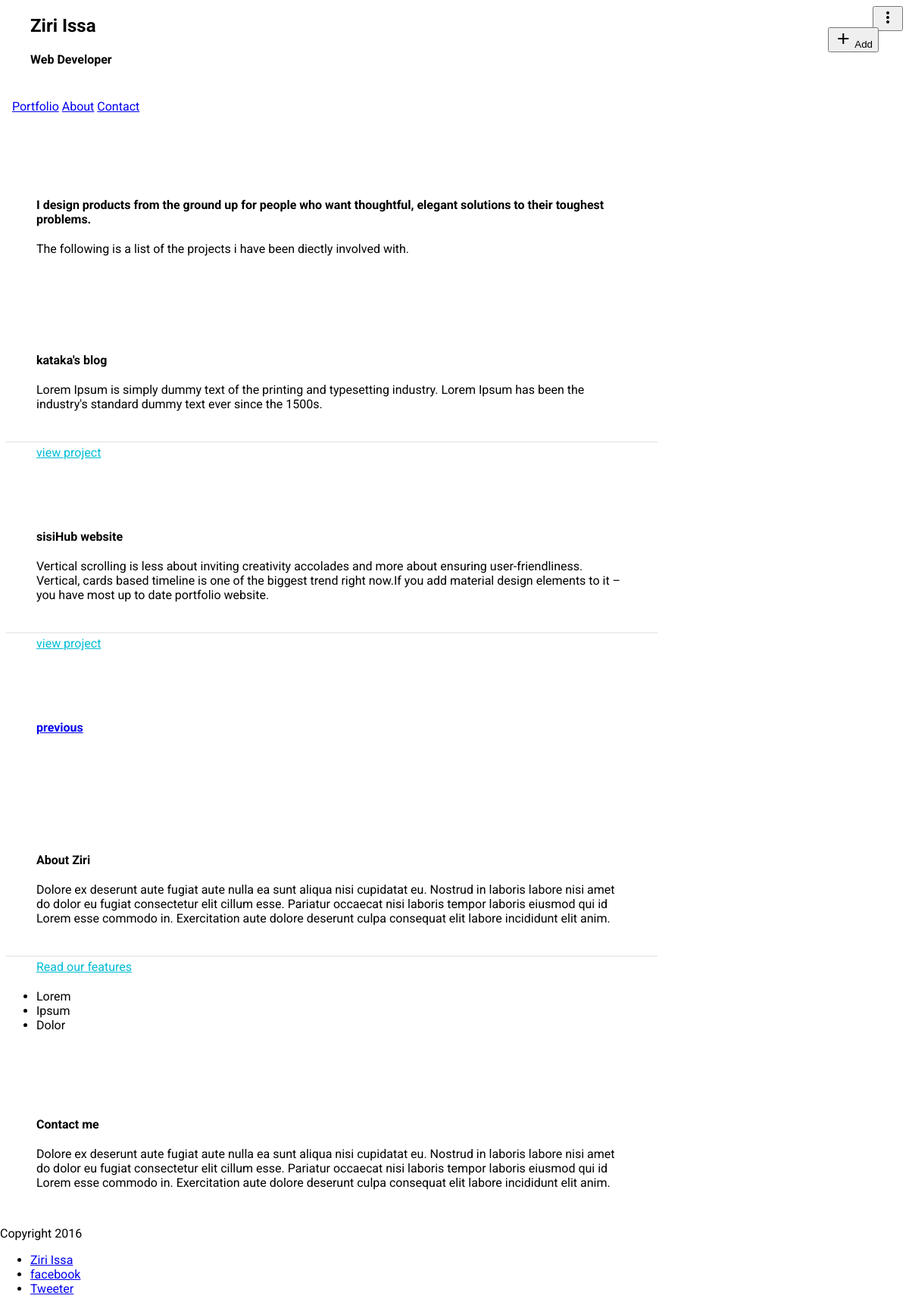
The app's page /work/?page=2 with its own data.
### ZiriPortfolio/models.py (models this page shows, shortened)
class MyPortfolio(models.Model):
	title = models.CharField(max_length=50)
	description = models.TextField()
	image = models.ImageField(upload_to = 'images/')
	website = models.URLField(max_length=500)
	date = models.DateTimeField()

### ZiriPortfolio/views.py (the view)
def Portfolio(request):
	mywork = MyPortfolio.objects.all().order_by("-id")
	paginator = Paginator(mywork, 4) # Show 25 contacts per page
	page = request.GET.get('page')
	try:
		work = paginator.page(page)
	except PageNotAnInteger:
		work = paginator.page(1) # If page is not an integer, deliver first page.
	except EmptyPage:
		work = paginator.page(paginator.num_pages)  # If page is out of range (e.g. 9999), deliver last page of results.
	return render(request,'ZiriPortfolio/index.html', {'work': work})

### ZiriPortfolio/templates/ZiriPortfolio/index.html (shortened to what this page needs)
{% include "ZiriPortfolio/static-head.html" %}
  <body class="mdl-demo mdl-color--grey-100 mdl-color-text--grey-700 mdl-base">
    <div class="mdl-layout mdl-js-layout mdl-layout--fixed-header">
      <header class="mdl-layout__header mdl-layout__header--scroll green-light_green">
        <div class="mdl-layout__header-row" ">
          <h2>Ziri Issa</h2>
        </div>
        <div class="mdl-layout__header-row">
        	<h4>Web Developer</h4>
        </div>
        <div class="mdl-layout__tab-bar mdl-js-ripple-effect mdl-color--primary-dark"">
          <a href="#portfolio" class="mdl-layout__tab is-active">Portfolio</a>
          <a href="#about" class="mdl-layout__tab">About</a>
          <a href="#contact" class="mdl-layout__tab">Contact</a>
        </div>
      </header>
      <main class="mdl-layout__content">
        <div class="mdl-layout__tab-panel is-active" id="portfolio">
         <section class="section--center mdl-grid mdl-grid--no-spacing mdl-shadow--2dp">
            <div class="mdl-card mdl-cell mdl-cell--12-col">
              <div class="mdl-card__supporting-text">
                <h4>I design products from the ground up for people who want thoughtful, elegant solutions to their toughest problems.</h4>
                The following is a list of the projects i have been diectly involved with.
              </div>
            </div>
          </section>
        {% block work %}
        {% for project in work %}
          <section class="section--center mdl-grid mdl-grid--no-spacing mdl-shadow--2dp">
            <div class="mdl-card mdl-cell mdl-cell--9-col-desktop mdl-cell--6-col-tablet mdl-cell--4-col-phone">
              <div class="mdl-card__supporting-text">
                <h4>{{ project.title }}</h4>
                {{project.description}}
              </div>
              <div class="mdl-card__actions">
                <a href="{{ work.website }}" class="mdl-button">view project</a>
              </div>
            </div>
          </section>
          {% endfor %}
			<section class="section--center mdl-grid mdl-grid--no-spacing">
	            <div class="mdl-cell mdl-cell--6-col-desktop">
		           <section class="section--center mdl-grid mdl-grid--no-spacing mdl-shadow--2dp">
			            <div class="mdl-card mdl-cell mdl-cell--6-col-desktop">
			            {% if work.has_previous %}
			              <div class="mdl-card__supporting-text">
			                <a href="?page={{ work.previous_page_number }}"><h4>previous</h4></a>
			              </div>
			              {% endif %}
			            </div>
			         </section>
	            </div>
            </section>
          {% endblock %}
        </div>
        <div class="mdl-layout__tab-panel" id="about">
          <section class="section--center mdl-grid mdl-grid--no-spacing">
            <div class="mdl-cell mdl-cell--12-col">
           <section class="section--center mdl-grid mdl-grid--no-spacing mdl-shadow--2dp">
            <div class="mdl-card mdl-cell mdl-cell--12-col">
              <div class="mdl-card__supporting-text">
                <h4>About Ziri</h4>
                Dolore ex deserunt aute fugiat aute nulla ea sunt aliqua nisi cupidatat eu. Nostrud in laboris labore nisi amet do dolor eu fugiat consectetur elit cillum esse. Pariatur occaecat nisi laboris tempor laboris eiusmod qui id Lorem esse commodo in. Exercitation aute dolore deserunt culpa consequat elit labore incididunt elit anim.
              </div>
              <div class="mdl-card__actions">
                <a href="#" class="mdl-button">Read our features</a>
              </div>
            </div>
            <button class="mdl-button mdl-js-button mdl-js-ripple-effect mdl-button--icon" id="btn3">
              <i class="material-icons">more_vert</i>
            </button>
            <ul class="mdl-menu mdl-js-menu mdl-menu--bottom-right" for="btn3">
              <li class="mdl-menu__item">Lorem</li>
              <li class="mdl-menu__item" disabled>Ipsum</li>
              <li class="mdl-menu__item">Dolor</li>
            </ul>
          </section>
		  </div>
          </section>
        </div>
       <div class="mdl-layout__tab-panel" id="contact">
	          <section class="section--center mdl-grid mdl-grid--no-spacing">
	            <div class="mdl-cell mdl-cell--12-col">
		           <section class="section--center mdl-grid mdl-grid--no-spacing mdl-shadow--2dp">
		            <div class="mdl-card mdl-cell mdl-cell--12-col">
		              <div class="mdl-card__supporting-text">
		                <h4>Contact me</h4>
		                Dolore ex deserunt aute fugiat aute nulla ea sunt aliqua nisi cupidatat eu. Nostrud in laboris labore nisi amet do dolor eu fugiat consectetur elit cillum esse. Pariatur occaecat nisi laboris tempor laboris eiusmod qui id Lorem esse commodo in. Exercitation aute dolore deserunt culpa consequat elit labore incididunt elit anim.
		              </div>
		            </div>
		          </section>
			  </div>
	          </section>
        </div>
        <button class="mdl-button mdl-js-button mdl-button--fab mdl-js-ripple-effect mdl-button--colored mdl-shadow--4dp mdl-color--accent" id="add">
            <i class="material-icons" role="presentation">add</i>
            <span class="visuallyhidden">Add</span>
          </button>
        <footer class="mdl-mega-footer">
          <div class="mdl-mega-footer--bottom-section">
            <div class="mdl-logo">
              Copyright 2016
            </div>
            <ul class="mdl-mega-footer--link-list">
              <li><a href="https://developers.google.com/web/starter-kit/">Ziri Issa</a></li>
              <li><a href="#">facebook</a></li>
              <li><a href="#">Tweeter</a></li>
            </ul>
          </div>
        </footer>
      </main>
    </div>
  </body>
</html>

### ZiriPortfolio/templates/ZiriPortfolio/static-head.html (style rules this page uses)
html, body { font-family: 'Roboto', 'Helvetica', sans-serif; margin: 0; padding: 0; }
.mdl-demo .mdl-layout__header-row { padding-left: 40px; }
.mdl-demo .mdl-layout:not(.is-small-screen) .mdl-layout__tab-bar, .mdl-demo .mdl-layout:not(.is-small-screen) .mdl-layout__tab-bar-container { overflow: visible; }
.mdl-demo .mdl-layout__tab-bar { padding: 0; padding-left: 16px; box-sizing: border-box; height: 100%; width: 100%; }
.mdl-demo .mdl-layout__tab-bar .mdl-layout__tab { height: 64px; line-height: 64px; }
.mdl-demo .mdl-layout__tab-bar .mdl-layout__tab.is-active::after { background-color: white; height: 4px; }
.mdl-demo main > .mdl-layout__tab-panel { padding: 8px; padding-top: 48px; }
.mdl-demo .mdl-card { height: auto; display: -webkit-flex; display: -ms-flexbox; display: flex; -webkit-flex-direction: column; -ms-flex-direction: column; flex-direction: column; }
.mdl-demo .mdl-card > * { height: auto; }
.mdl-demo .mdl-card .mdl-card__supporting-text { margin: 40px; -webkit-flex-grow: 1; -ms-flex-positive: 1; flex-grow: 1; padding: 0; color: inherit; width: calc(100% - 80px); }
.mdl-demo.mdl-demo .mdl-card__supporting-text h4 { margin-top: 0; margin-bottom: 20px; }
.mdl-demo .mdl-card__actions { margin: 0; padding: 4px 40px; color: inherit; }
.mdl-demo .mdl-card__actions a { color: #00BCD4; margin: 0; }
.mdl-demo .mdl-card__supporting-text + .mdl-card__actions { border-top: 1px solid rgba(0, 0, 0, 0.12); }
.mdl-demo #add { position: absolute; right: 40px; top: 36px; z-index: 999; }
.mdl-demo .mdl-layout__content section:not(:last-of-type) { position: relative; margin-bottom: 48px; }
.mdl-demo section.section--center { max-width: 860px; }
.mdl-demo section > button { position: absolute; z-index: 99; top: 8px; right: 8px; }
.mdl-demo .mdl-layout__tab-panel:not(#overview) { background-color: white; }

### records on screen
MyPortfolio: title "kataka's blog", description "Lorem Ipsum is simply dummy text of the printing and typesetting industry. Lorem Ipsum has been the industry's standard dummy text ever since the 1500s."
MyPortfolio: title "sisiHub website", description "Vertical scrolling is less about inviting creativity accolades and more about ensuring user-friendliness. Vertical, cards based timeline is one of the biggest trend right now.If you add material design elements to it – you have most up to date portfolio website."
